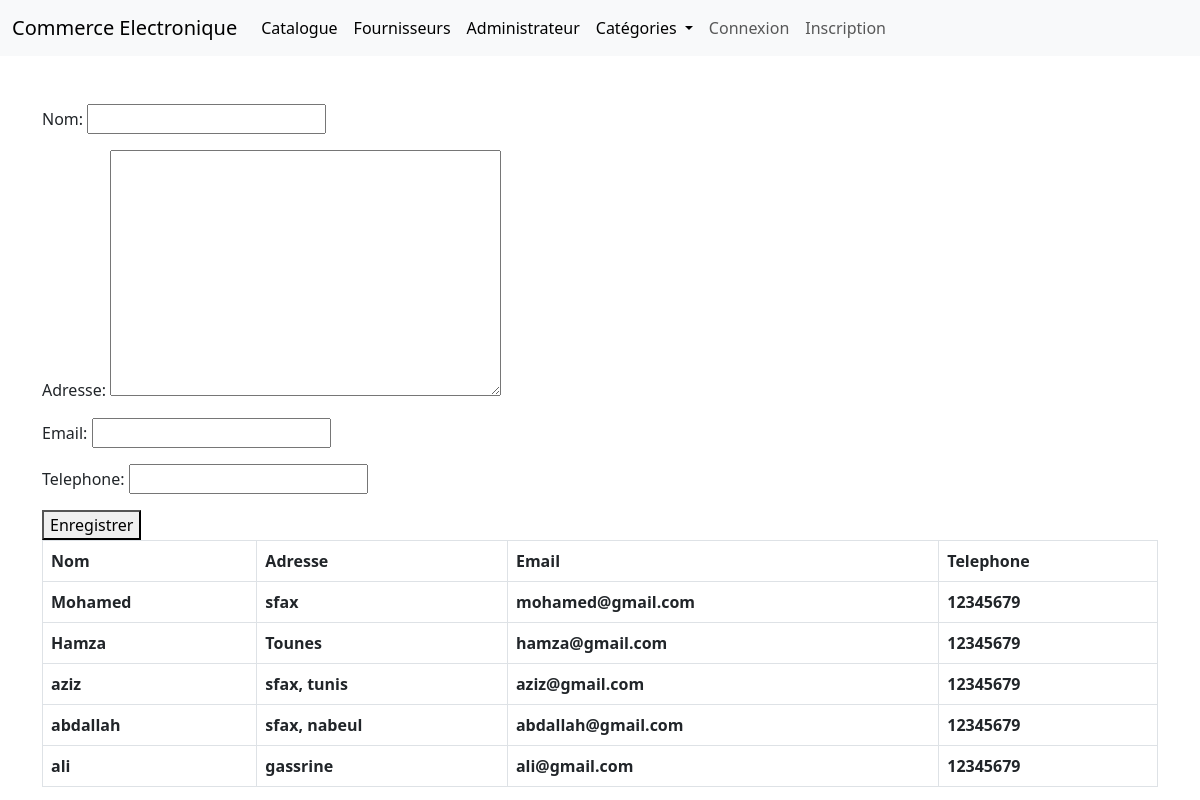
Page /magasin/fourniseurs on the committed database.
### magasin/models.py (models this page shows, shortened)
class Fournisseur(models.Model):
    nom = models.CharField(max_length=50 ,null=True)
    adresse = models.TextField()
    email = models.EmailField(max_length=40 , null=True)
    telephone = models.CharField(max_length=8 , null=True)

### magasin/views.py (the view)
# urls.py: path('fourniseurs',views.fourniseur ,name='fourniseurs'),
def fourniseur(request):
    fourniseurs = Fournisseur.objects.all()
    categories = Categorie.objects.all()
    if request.method == "POST" :
        form = FournisseurForm(request.POST,request.FILES)
        if form.is_valid():
            form.save()
        return HttpResponseRedirect('/magasin/fourniseurs')
    else : form = FournisseurForm()
    context = {'fourniseurs' : fourniseurs ,'cat':categories,'form':form}
    return render(request,'magasin/fourniseurs.html',context)

### magasin/forms.py
class FournisseurForm(forms.ModelForm):
    class Meta:
        model = Fournisseur
        fields = '__all__'

### magasin/templates/magasin/fourniseurs.html (shortened to what this page needs)
{% extends 'magasin/base.html' %} {% block title %} Fourniseurs {% endblock title %} {% block content %}
{% block body %}
<body>
    <div class="container mt-5">
      <form method="Post" class="post-form">
       {{form.as_p}}
       <button type="submit">Enregistrer</button>
     </form>
  <table class="table table-bordered">
    <thead>
      <tr>
        <th scope="col">Nom</th>
        <th scope="col">Adresse</th>
        <th scope="col">Email</th>
        <th scope="col">Telephone</th>
      </tr>
    </thead>
    <tbody>
        {% for item in fourniseurs %}
      <tr>
        <th>{{item.nom}}</th>
        <th>{{ item.adresse }}</th>
        <th>{{ item.email }}</th>
        <th>{{ item.telephone }}</th>
      </tr>
      {% endfor %}
    </tbody>
  </table>
</div>
</body>
{% endblock %}
{% endblock %}

### magasin/templates/magasin/base.html (shortened to what this page needs)
{% load static %}
<!DOCTYPE html>
<html>
  <head>
    <link rel="stylesheet" type="text/css" href="{% static 'css/base.css' %}" />
    <link href="https://cdn.jsdelivr.net/npm/bootstrap@5.3.0-alpha1/dist/css/bootstrap.min.css" rel="stylesheet">
  </head>
  <body>
    <nav class="navbar navbar-expand-lg bg-body-tertiary">
      <div class="container-fluid">
        <a class="navbar-brand" href="#">Commerce Electronique</a>
        <div class="collapse navbar-collapse" id="navbarSupportedContent">
          <ul class="navbar-nav me-auto mb-2 mb-lg-0">
            <li class="nav-item">
              <a class="nav-link active" aria-current="page" href="{% url 'index' %}">Catalogue</a>
            </li>
            <li class="nav-item">
              <a class="nav-link active" aria-current="page" href="{% url 'fourniseurs' %}">Fournisseurs</a>
            </li>
            <li class="nav-item">
              <a class="nav-link active" aria-current="page" >Administrateur</a>
            </li>
            <li class="nav-item dropdown">
              <a class="nav-link dropdown-toggle active"  role="button" data-bs-toggle="dropdown">
                Catégories
              </a>
            </li>
            <ul class="navbar-nav ml-auto">
              {% if user.is_authenticated %}
              <li class="nav-item active">
              <a class="nav-link" href="#">{{user}},</a>
              </li>
              <li class="nav-item active">
              <a class="nav-link" href="#">Déconnexion</a>
              </li>
              {% else %}
              <li class="nav-item active">
              <a class="nav-link" href="{% url 'login' %}">Connexion</a>
                </li>
                <li class="nav-item active">
                <a class="nav-link" href="{% url 'logout' %}">Inscription</a>
                      </li>
                  {% endif %}
            </ul>
        </div>
      </div>
    </nav>
    {% block body %} {% endblock %}
  </body>
</html>

### rows in the picture
Fournisseur: nom "Mohamed", adresse "sfax", email "mohamed@gmail.com", telephone "12345679"
Fournisseur: nom "Hamza", adresse "Tounes", email "hamza@gmail.com", telephone "12345679"
Fournisseur: nom "aziz", adresse "sfax, tunis", email "aziz@gmail.com", telephone "12345679"
Fournisseur: nom "abdallah", adresse "sfax, nabeul", email "abdallah@gmail.com", telephone "12345679"
Fournisseur: nom "ali", adresse "gassrine", email "ali@gmail.com", telephone "12345679"
